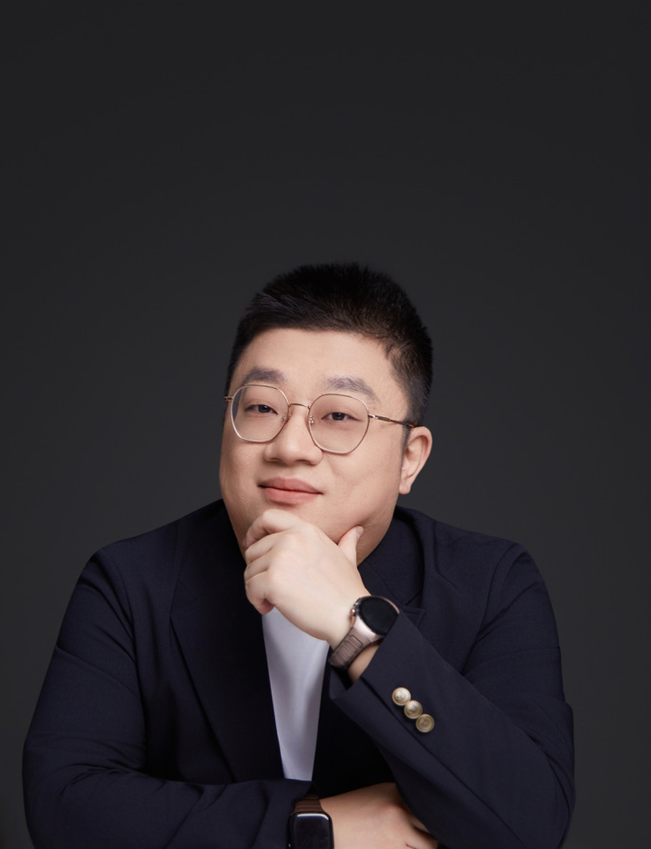
#> input picture 封面/0925封面-底片原图.png, 1302 x 1698 px (shown at 1/2 size)
$ python scan_overlay_times.py '../../封面' '../../封面/0925封面-底片原图.png'
#> lines starting #> are read from the running program, lines starting #| are printed output that depends on the picture
r"""
在一串按秒抽好的帧里, 找出某个"图示"覆层真正出现的时刻。

用法:
  python tools\scan_overlay_times.py <帧目录> <素材.png> [起始秒]
  python tools\scan_overlay_times.py <帧目录> <素材.png> [起始秒] --at <x>,<y>
      给了 --at 就只在那个位置算差值, 快得多(用来把整条片子扫一遍)。
"""
import sys
from pathlib import Path

import numpy as np
from PIL import Image


def luma(arr):
    return 0.299 * arr[..., 0] + 0.587 * arr[..., 1] + 0.114 * arr[..., 2]


def main():
    frames_dir = Path(sys.argv[1])
    png_path = sys.argv[2]
    args = sys.argv[3:]
    fixed = None
    if "--at" in args:
        i = args.index("--at")
        fixed = tuple(int(v) for v in args[i + 1].split(","))
        args = args[:i] + args[i + 2:]
    start = float(args[0]) if args else 0.0

    png = np.asarray(Image.open(png_path).convert("RGBA"), dtype=np.float32)
    alpha, png_gray = png[..., 3], luma(png)
#> in luma, `return 0.299 * arr[..., 0] + 0.587 * arr[..., 1] + 0.114 * arr[..., 2]`:
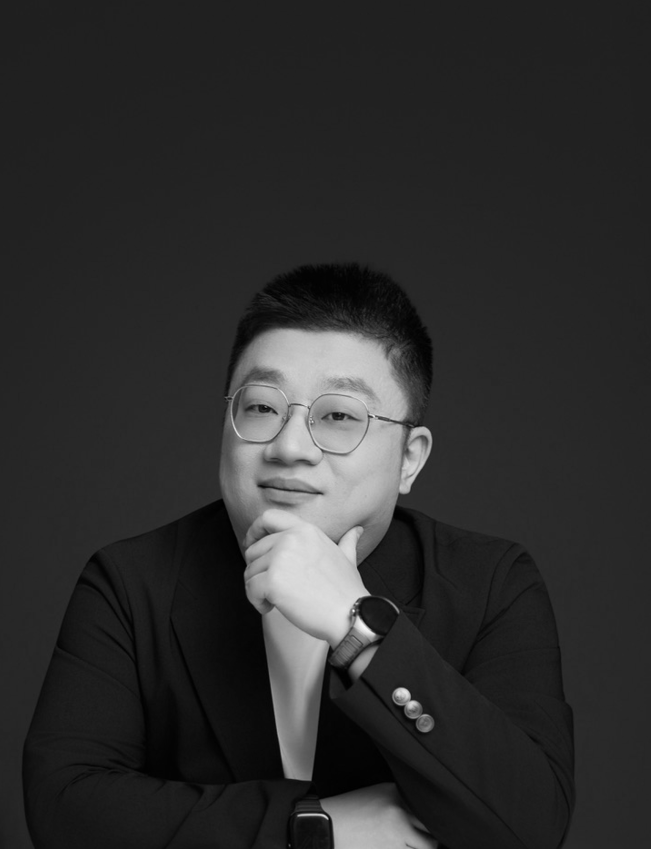
#> returned value: shape (1698, 1302) float32 (shown at 1/2 size); min 0, max 252.3, mean 46.1
#> alpha: shape (1698, 1302) float32; every value is 255
    ys, xs = np.nonzero(alpha > 250)
    rng = np.random.default_rng(0)
    if len(ys) > 400:
        pick = rng.choice(len(ys), 400, replace=False)
#> pick = 400 values, max 2204282 at index 167, min 6053 at index 374, mean 1160072.5
        ys, xs = ys[pick], xs[pick]
#> ys = 400 values, max 1692 at index 167, min 4 at index 374, mean 890.5; xs = 400 values, max 1300 at index 5, min 2 at index 125, mean 644.8
    fp = png_gray[ys, xs]
#> fp = 400 values, max 217.1 at index 42, min 2 at index 81, mean 46.91
    ph, pw = alpha.shape
#> ph = 1698; pw = 1302

    print(f"{Path(png_path).name}: {pw}x{ph}, 指纹 {len(ys)} 像素")
#| 0925封面-底片原图.png: 1302x1698, 指纹 400 像素
    hits = []
    for i, f in enumerate(sorted(frames_dir.glob("*.png"))):
        frame = luma(np.asarray(Image.open(f).convert("RGB"), dtype=np.float32))
        H, W = frame.shape
#> H = 1698; W = 1302
        if fixed:
            best = (float(np.abs(frame[fixed[1] + ys, fixed[0] + xs] - fp).mean()),
                    fixed[0], fixed[1])
        else:
            best = (1e9, 0, 0)
            for dy in range(0, H - ph + 1, 4):
                for dx in range(0, W - pw + 1, 4):
                    d = float(np.abs(frame[dy + ys, dx + xs] - fp).mean())
                    if d < best[0]:
                        best = (d, dx, dy)
#> after the loop, best = (0, 0, 0)
        t = start + i
        mark = ""
        if best[0] < 8:
            hits.append(t)
            mark = "  <== 命中"
        print(f"  {t:6.1f}s  {best[0]:7.2f}  x={best[1]:4d} y={best[2]:4d}{mark}")
#|      0.0s     0.00  x=   0 y=   0  <== 命中
#> pass 2 of the loop in main, `for i, f in enumerate(sorted(frames_dir.glob("*.png"))):`:
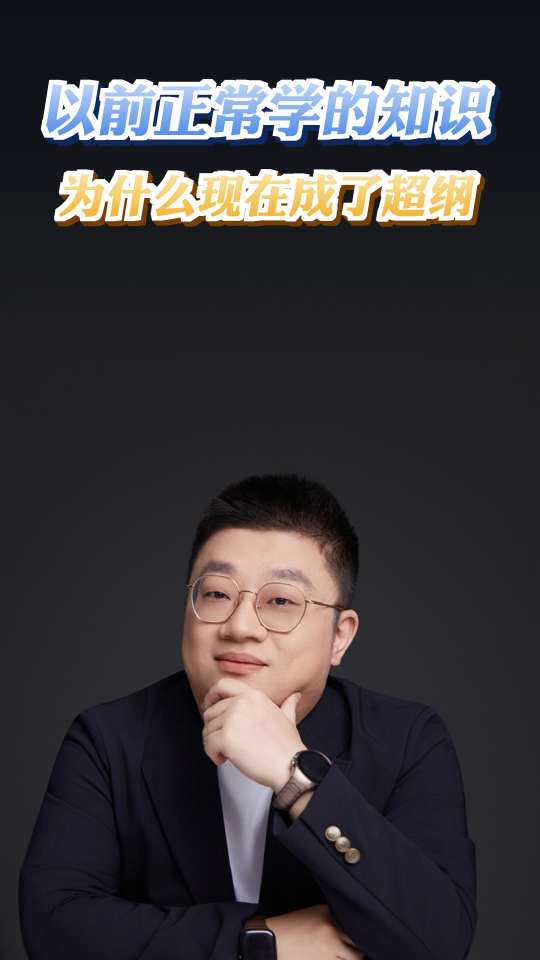
#> input picture 封面/0925封面-竖版-1080x1920.png, 1080 x 1920 px (shown at 1/2 size)
#> in luma (call 3), `return 0.299 * arr[..., 0] + 0.587 * arr[..., 1] + 0.114 * arr[..., 2]`:
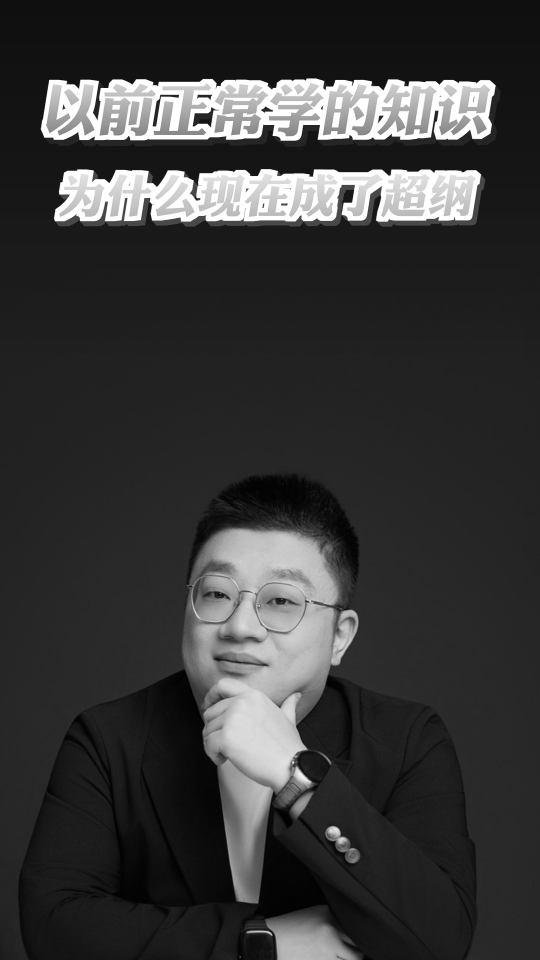
#> returned value: shape (1920, 1080) float32 (shown at 1/2 size); min 0, max 255, mean 56.4
#> after the loop in main, `for dy in range(0, H - ph + 1, 4):`: best = (1e+09, 0, 0)
#|      1.0s  1000000000.00  x=   0 y=   0
    print(f"命中区间: {hits[0] if hits else '-'} ~ {hits[-1] if hits else '-'}")


if __name__ == "__main__":
    main()
